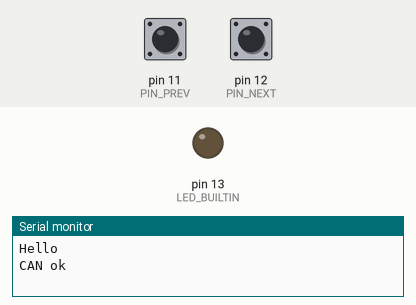
Recording of a program running on a simulated Arduino Leonardo, built with avr-gcc and run on an emulated ATmega32U4. On the bench: output pins drawn as LEDs (lit = HIGH), the last lines printed to the serial monitor. Dashed ring = blinking. The test bench sets the inputs (shaded band); at power-on: pin 11 (PIN_PREV) HIGH, pin 12 (PIN_NEXT) HIGH.

Above: at 2.2 s.
2.3 s: pin 11 (PIN_PREV) pulled LOW for 3.2 s
At 2.7 s:
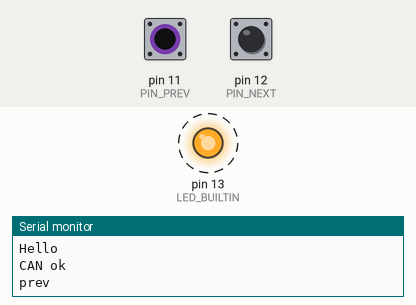
7.0 s: pin 12 (PIN_NEXT) pulled LOW for 0.15 s
At 8.0 s:
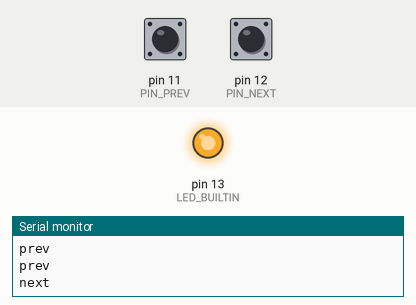
8.6 s: pin 12 (PIN_NEXT) pulled LOW for 3.2 s
At 9.6 s:
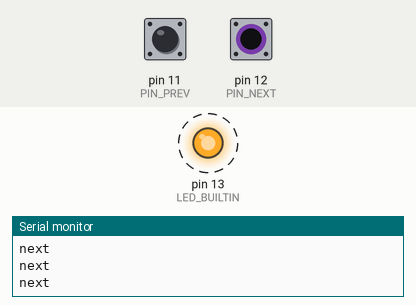
13.3 s: pin 11 (PIN_PREV) pulled LOW for 0.15 s
At 14.1 s:
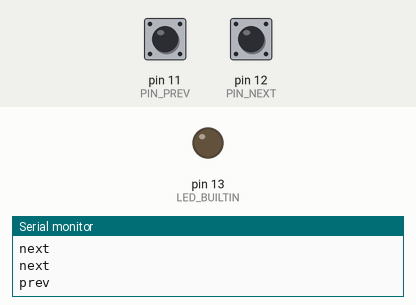
Timing chart, 0 to 15.9 s (numbered marks = the images above; inputs shaded):
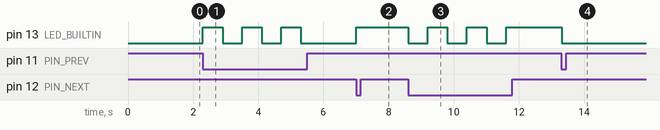

The program:

main.cpp
```cpp
#include <Arduino.h>

#include <CAN.h>
#include <Wire.h>

const uint8_t CAN_PREV_TRACK[8] = {137, 1, 65, 162, 162, 162, 162, 162};
const uint8_t CAN_NEXT_TRACK[8] = {137, 1, 1, 162, 162, 162, 162, 162};

const int PIN_PREV = 11;
const int PIN_NEXT = 12;

void setup() {
    Serial.begin(0);

    delay(1000);
    Serial.println("Hello");

    if (!CAN.begin(500E3)) {
        while (true) {
            Serial.println("CAN ERROR");
            delay(1000);
        }
    }

    Serial.println("CAN ok");

    pinMode(LED_BUILTIN, OUTPUT);
    pinMode(PIN_PREV, INPUT_PULLUP);
    pinMode(PIN_NEXT, INPUT_PULLUP);
}

void loop() {
    delay(100);

    auto ch = Serial.read();

    if (ch == 'p' || !digitalRead(PIN_PREV)) {
        Serial.println("prev");

        CAN.beginPacket(1423);
        CAN.write(CAN_PREV_TRACK, sizeof(CAN_PREV_TRACK));
        CAN.endPacket();

        digitalWrite(LED_BUILTIN, !digitalRead(LED_BUILTIN));
        delay(500);
    }
    if (ch == 'n' || !digitalRead(PIN_NEXT)) {
        Serial.println("next");

        CAN.beginPacket(1423);
        CAN.write(CAN_NEXT_TRACK, sizeof(CAN_NEXT_TRACK));
        CAN.endPacket();

        digitalWrite(LED_BUILTIN, !digitalRead(LED_BUILTIN));
        delay(500);
    }
}
```

Measured:
- after the input at 2.3 s, pin 13 (LED_BUILTIN): alternates HIGH for 0.60 s and LOW for 0.60 s, 6 changes in all, then stays LOW, starting at once
- after the input at 7.0 s, pin 13 (LED_BUILTIN): LOW → HIGH at once
- after the input at 8.6 s, pin 13 (LED_BUILTIN): alternates HIGH for 0.60 s and LOW for 0.60 s, 6 changes in all, then stays HIGH, starting at once
- after the input at 13.3 s, pin 13 (LED_BUILTIN): HIGH → LOW at once
